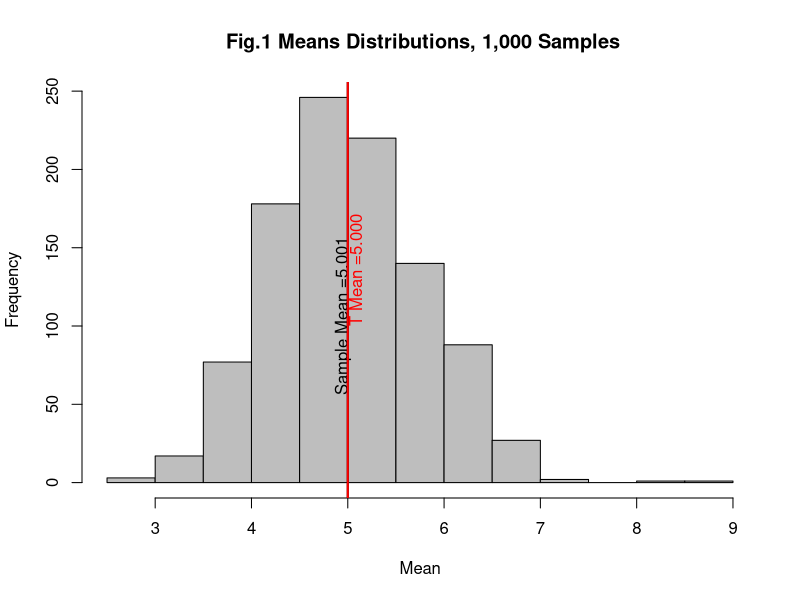
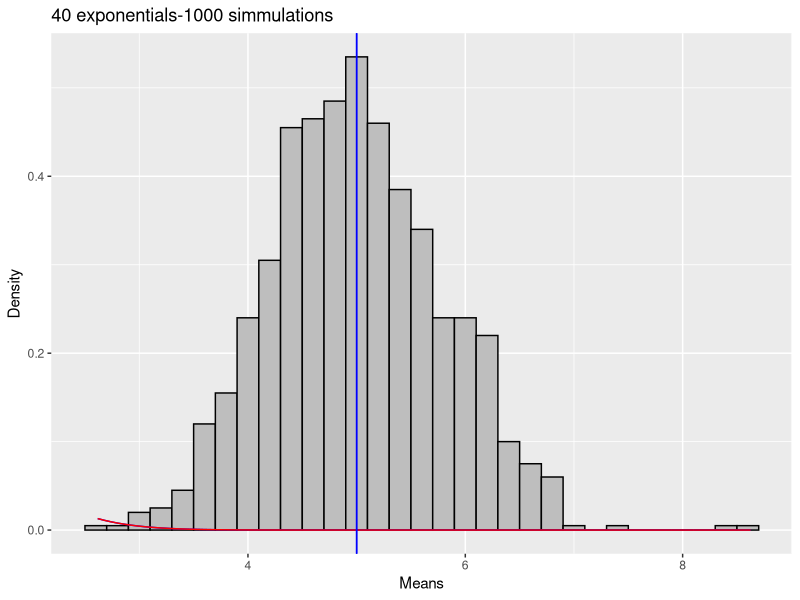
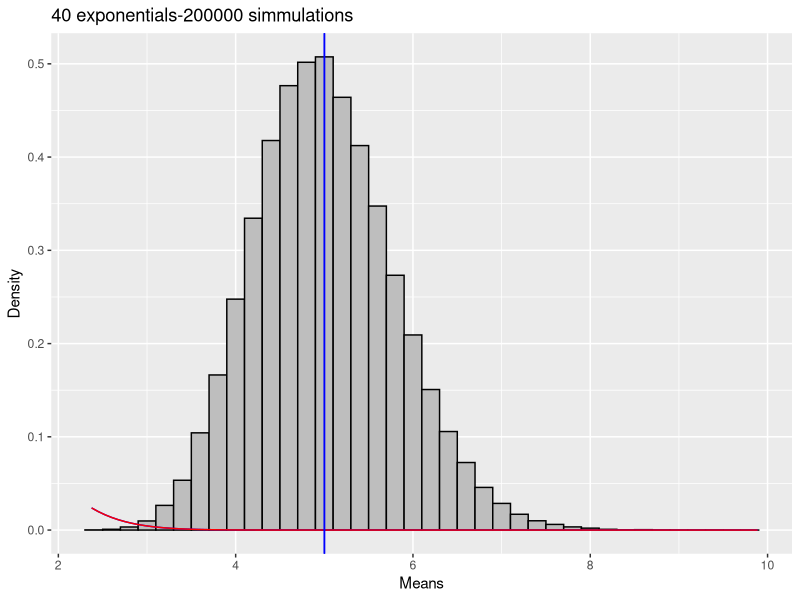

These charts were generated, in order, by the following R code:
## ---- chunk 1
# Data: Parameters for the Exponential Distribution
set.seed(900) # Set the seed for random number generation
lambda <- 0.2   # parameter of the distribution, rate parameter
N_sim <- 1:1000 # Number of simulations
N_exp <- 40     # 40 exponentials
#Computations of theoretical and sample mean
means <- data.frame(c = sapply(N_sim, function(c) {mean(rexp(N_exp, lambda))})) #1000 simulations
tMean <- round(1/lambda,4) # mean of the exponential distribution rounded to 4 digits
sample_mean <- round(mean(means$c),4) #sample mean rounded to 4 digits
## ---- chunk 2
hist(means$c, col = "grey", main=" Fig.1 Means Distributions, 1,000 Samples", xlab="Mean")
par(srt=90)
abline(v = sample_mean, col = "black", lwd = 2)
text(sample_mean, 100, pos=3, col = "black", "Sample Mean =5.001")
abline(v = 1/lambda, col = "red", lwd = 2)
text(tMean, 100, pos=4, col = "red", "T Mean =5.000" )
## ---- chunk 3
tMean;
## ---- chunk 4
sample_mean;
## ---- chunk 5
#Computing value
sd <- round((1/lambda)/sqrt(40),4);  sd; # Expected Standard Deviation 
## ---- chunk 6
#Computing value
Var <- sd^2; Var;
## ---- chunk 7
sd_x<-round(sd(means$c),4)# standard deviation
sd_x;
var_x<- round(var(means$c),4)
var_x;
## ---- chunk 8
require(ggplot2)
## ---- chunk 9
ggplot(data = means, aes(x = means[,1])) + 
  geom_histogram(aes(y=..density..), fill = I('grey'), 
                 binwidth = 0.20, color = I('black')) +
  labs(title="40 exponentials-1000 simmulations", x="Means", y="Density")+
  stat_function(fun = dnorm, arg = list(mean = sample_mean, sd = sd_x),color = "blue")+
  stat_function(fun = dnorm, arg = list(mean = tMean, sd = sd), color = "red")+
  geom_vline(xintercept=sample_mean, color="blue")+
  geom_vline(xintercept=tMean, color="blue")

N_sim <- 1:200000 # Increasing Number of simulations
means <- data.frame(c = sapply(N_sim, function(c) {mean(rexp(N_exp, lambda))})) #1000 simulations
sample_mean <- round(mean(means$c),4) #sample mean rounded to 4 digits

ggplot(data = means, aes(x = means[,1])) + 
  geom_histogram(aes(y=..density..), fill = I('grey'), 
                 binwidth = 0.20, color = I('black')) +
  labs(title="40 exponentials-200000 simmulations", x="Means", y="Density")+
  stat_function(fun = dnorm, arg = list(mean = sample_mean, sd = sd_x),color = "blue")+
  stat_function(fun = dnorm, arg = list(mean = tMean, sd = sd), color = "red")+
  geom_vline(xintercept=sample_mean, color="blue")+
  geom_vline(xintercept=tMean, color="blue")
## ---- chunk 10
B = matrix( c(tMean, sd, Var, sample_mean, sd_x, var_x),nrow=3,ncol=2) 
colnames(B) <- c("Expected Value","Simulation")
rownames(B) <- c("Mean", "Std Dev","Variance")
B;
